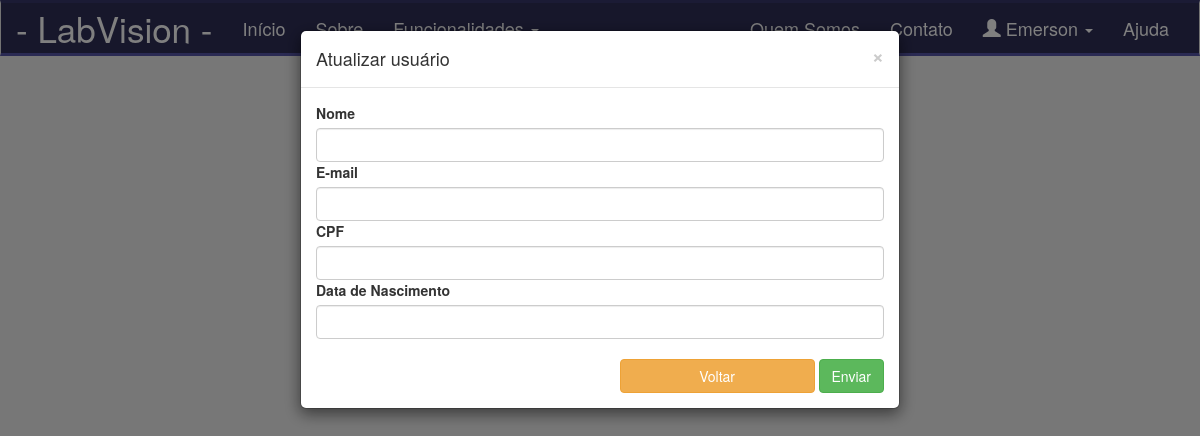
Before: /atualizar-usuario/3 (signed in) with the older database file.
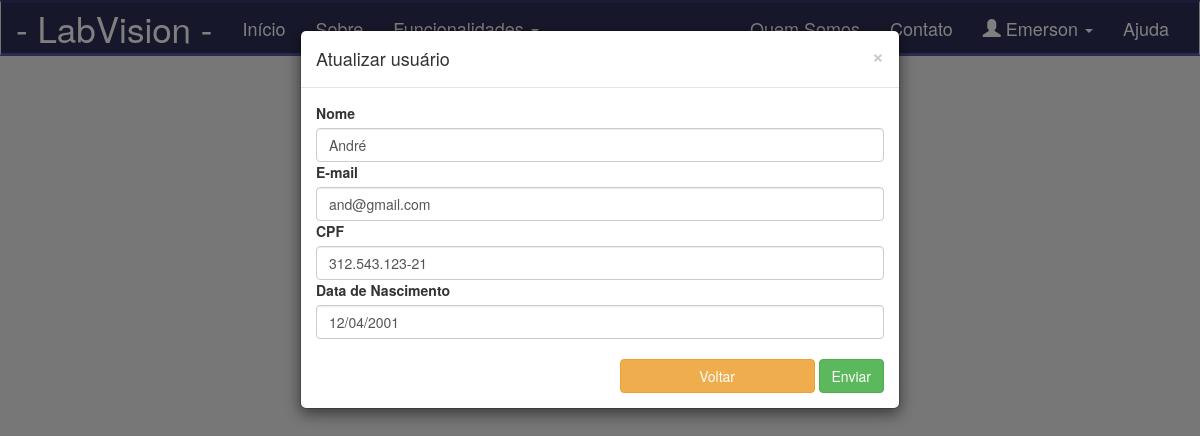
After: the same page with the newer database file.
### app/models/tables.py (models this page shows, shortened)
class Pessoa(db.Model):
    __tablename__ = "pessoas"
    id = db.Column(db.Integer, primary_key=True)
    nome = db.Column(db.String(50))

class Usuario(Pessoa, db.Model):
    __tablename__ = "usuarios"
    id = db.Column(db.Integer, primary_key=True)
    email = db.Column(db.String(50))
    senha = db.Column(db.String(20))
    cpf = db.Column(db.String(20))
    dt_nascimento = db.Column(db.String(20))
    status = db.Column(db.Boolean())
    pessoa = db.Column(db.Integer, db.ForeignKey('pessoas.id'))
    def get_id(self):
        return str(self.id)

### app/controllers/default.py (the view, shortened to what this page needs)
@app.route('/atualizar-usuario/<int:id>', methods=['GET', 'POST'])
@app.route('/atualizar-usuario', methods=['POST'])
def atualizar_usuario(id=None):
    if not current_user.get_id():
        return redirect(url_for('login'))
    if id != None and request.method == "GET":
        usuario = Usuario.query.filter_by(id=id).first()
        form = CadastrarUsuarioForm()
        return render_template('usuario/atualizar-usuario.html', form=form, usuario=usuario)

### app/models/forms.py
class CadastrarUsuarioForm(FlaskForm):
    nome = StringField("email", validators=[DataRequired()])
    email = StringField("email", validators=[DataRequired()])
    senha = PasswordField("senha", validators=[DataRequired()])
    cpf = StringField("email", validators=[DataRequired()])
    dt_nascimento = StringField("email", validators=[DataRequired()])

### app/controllers/default.py (called while the page is built)
@login_manager.user_loader
def load_user(id):
    return Usuario.query.filter_by(id=id).first()

### app/templates/usuario/atualizar-usuario.html (shortened to what this page needs)
{% include 'base/head.html' %}
{% include 'base/nav_bar.html' %}
<div id="modal" class="modal dismiss" role="dialog" data-toggle="modal">
    <div class="modal-dialog">
        <div class="modal-content">
            <div class="modal-header">
                <button type="button" class="close" data-dismiss="modal">&times;</button>
                <h4 class="modal-title">Atualizar usuário</h4>
            </div>
            <div class="modal-body">
                <form action="/atualizar-usuario/{{ usuario.id }}" method="POST">
                    <label>Nome</label>
                    {{ form.nome(class="form-control", value=usuario.nome) }}
                    <label>E-mail</label>
                    {{ form.email(class="form-control", value=usuario.email) }}
                    <label>CPF</label>
                    {{ form.cpf(class="form-control", value=usuario.cpf) }}
                    <label>Data de Nascimento</label>
                    {{ form.dt_nascimento(class="form-control", value=usuario.dt_nascimento) }}
                    <br>
                    <div class="btn-meu-modal">
                        <a href="/listar-usuarios">
                            <input class="btn btn-warning" value="Voltar">
                        </a>
                        <input class="btn btn-success" type="submit" value="Enviar">
                    </div>
                </form>
            </div>
        </div>
    </div>
</div>
{% include 'base/footer.html' %}

Changed rows visible on the page:
added Pessoa: nome "André"
added Usuario: email "and@gmail.com", cpf "312.543.123-21", dt_nascimento "12/04/2001"
